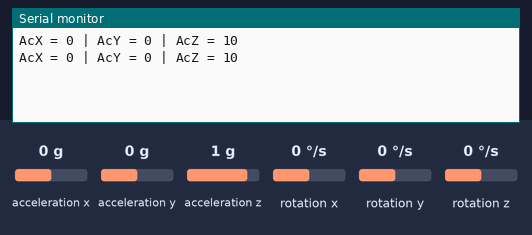
Simulated run of this sketch. Board: Arduino Uno, built with avr-gcc and run on an emulated ATmega328P. Shown: the last lines printed to the serial monitor. Wiring (inferred from the names in the program): MPU-6050 motion sensor at I2C address 0x68. Inputs (shaded band) come from the test bench; at power-on: acceleration x 0 g, acceleration y 0 g, rotation x 0 °/s, rotation y 0 °/s, rotation z 0 °/s, acceleration z 1 g.

Above: at 1.8 s.
1.9 s: acceleration x set to -1.4 g
At 2.5 s:
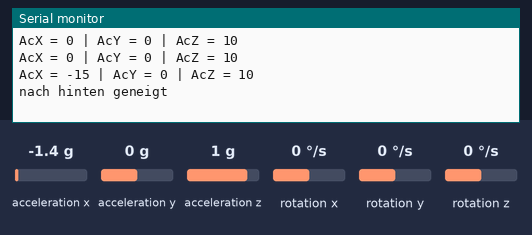
4.5 s: acceleration y set to -1.4 g
At 5.8 s:
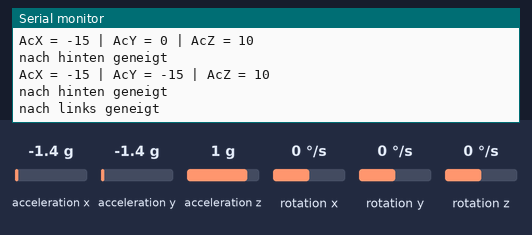
7.5 s: rotation x set to -192 °/s
At 8.9 s:
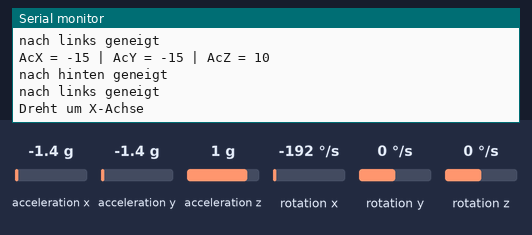
10.6 s: rotation y set to -192 °/s
At 11.9 s:
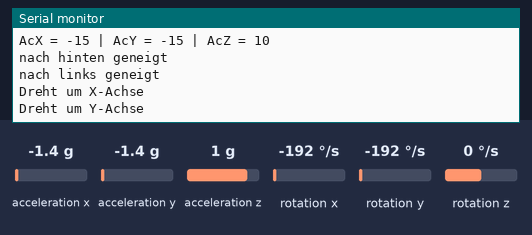
13.7 s: rotation z set to -192 °/s
At 15.2 s:
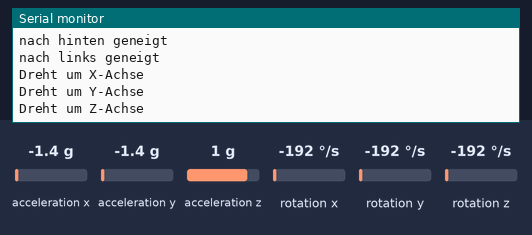
16.9 s: acceleration x set to 1.4 g
Timing chart, 0 to 19.9 s (numbered marks = the images above; inputs shaded):
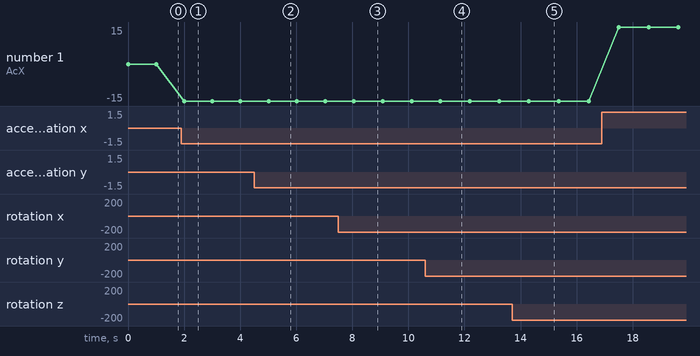

The sketch:

MPU-6050_v2.ino
```cpp
// MPU-6050 Short Example Sketch
//www.elegoo.com
//2016.12.9
//

#include<Wire.h>

const int MPU_addr = 0x68; // I2C address of the MPU-6050
int16_t AcX, AcY, AcZ, Tmp, GyX, GyY, GyZ;
void setup() {
  Wire.begin();
  Wire.beginTransmission(MPU_addr);
  Wire.write(0x6B);  // PWR_MGMT_1 register
  Wire.write(0);     // set to zero (wakes up the MPU-6050)
  Wire.endTransmission(true);
  Serial.begin(9600);
}
void loop() {
  Wire.beginTransmission(MPU_addr);
  Wire.write(0x3B);  // starting with register 0x3B (ACCEL_XOUT_H)
  Wire.endTransmission(false);
  Wire.requestFrom(MPU_addr, 14, true); // request a total of 14 registers
  AcX = Wire.read() << 8 | Wire.read(); // 0x3B (ACCEL_XOUT_H) & 0x3C (ACCEL_XOUT_L)
  AcY = Wire.read() << 8 | Wire.read(); // 0x3D (ACCEL_YOUT_H) & 0x3E (ACCEL_YOUT_L)
  AcZ = Wire.read() << 8 | Wire.read(); // 0x3F (ACCEL_ZOUT_H) & 0x40 (ACCEL_ZOUT_L)
  Tmp = Wire.read() << 8 | Wire.read(); // 0x41 (TEMP_OUT_H) & 0x42 (TEMP_OUT_L)
  GyX = Wire.read() << 8 | Wire.read(); // 0x43 (GYRO_XOUT_H) & 0x44 (GYRO_XOUT_L)
  GyY = Wire.read() << 8 | Wire.read(); // 0x45 (GYRO_YOUT_H) & 0x46 (GYRO_YOUT_L)
  GyZ = Wire.read() << 8 | Wire.read(); // 0x47 (GYRO_ZOUT_H) & 0x48 (GYRO_ZOUT_L)

    Serial.print("AcX = "); Serial.print(AcX/1500);
    Serial.print(" | AcY = "); Serial.print(AcY/1500);
    Serial.print(" | AcZ = "); Serial.println(AcZ/1500);

  if (AcX / 1500 > 8) {
    Serial.println ("nach vorne geneigt");
  }
  if (AcX / 1500 < -8) {
    Serial.println ("nach hinten geneigt");
  }
  if (AcY / 1500 > 8) {
    Serial.println ("nach rechts geneigt");
  }
  if (AcY / 1500 < -8) {
    Serial.println ("nach links geneigt");
  }

/*
     Serial.print(" | Tmp = "); Serial.print(Tmp/340.00+36.53);  //equation for temperature in degrees C from datasheet
    Serial.print(" | GyX = "); Serial.print(GyX);
    Serial.print(" | GyY = "); Serial.print(GyY );
    Serial.print(" | GyZ = "); Serial.println(GyZ );
 */

  if ((GyX > 10000) || (GyX < -10000)) {
    Serial.println ("Dreht um X-Achse");
  }
  if ((GyY > 10000) || (GyY < -10000)) {
    Serial.println ("Dreht um Y-Achse");
  }
  if ((GyZ > 10000) || (GyZ < -10000)) {
    Serial.println ("Dreht um Z-Achse");
  }

  delay(1000);
}
```

Measured:
- after the input at 1.9 s, the serial monitor: prints a new line after 0.11 s (image 1)
- after the input at 4.5 s, the serial monitor: prints a new line after 0.51 s (image 2)
- after the input at 7.5 s, the serial monitor: prints a new line after 0.63 s (image 3)
- after the input at 10.6 s, the serial monitor: prints a new line after 0.64 s (image 4)
- after the input at 13.7 s, the serial monitor: prints a new line after 0.71 s (image 5)
- plotted number 1: 0 → -15 after the input at 1.9 s, -15 → 15 after the input at 16.9 s
